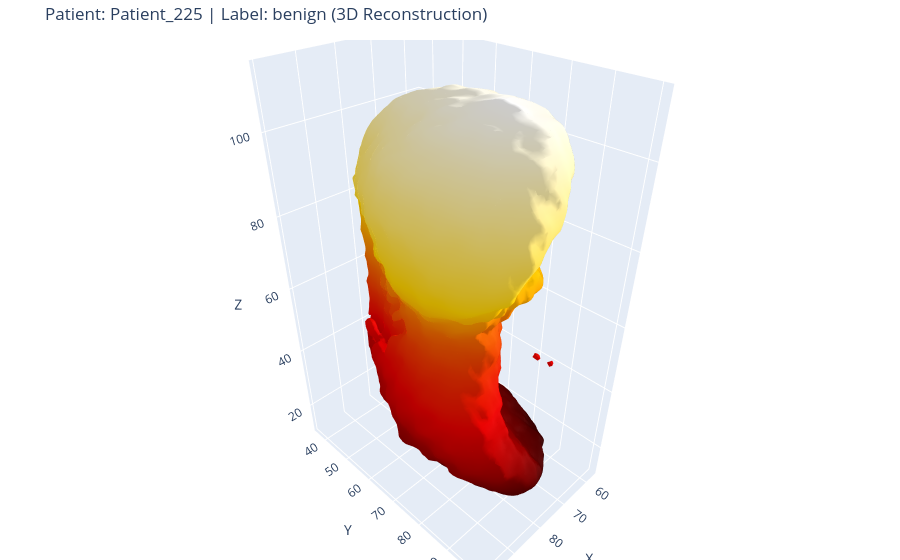
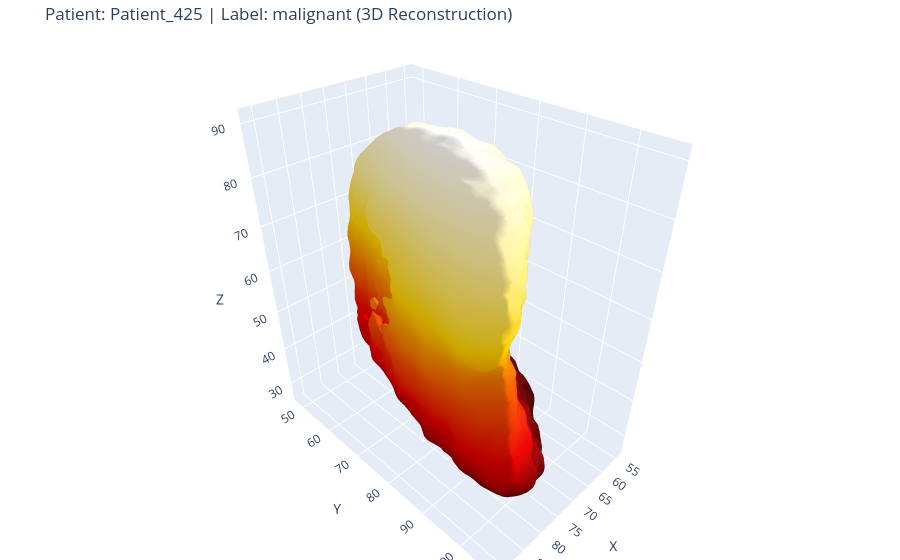
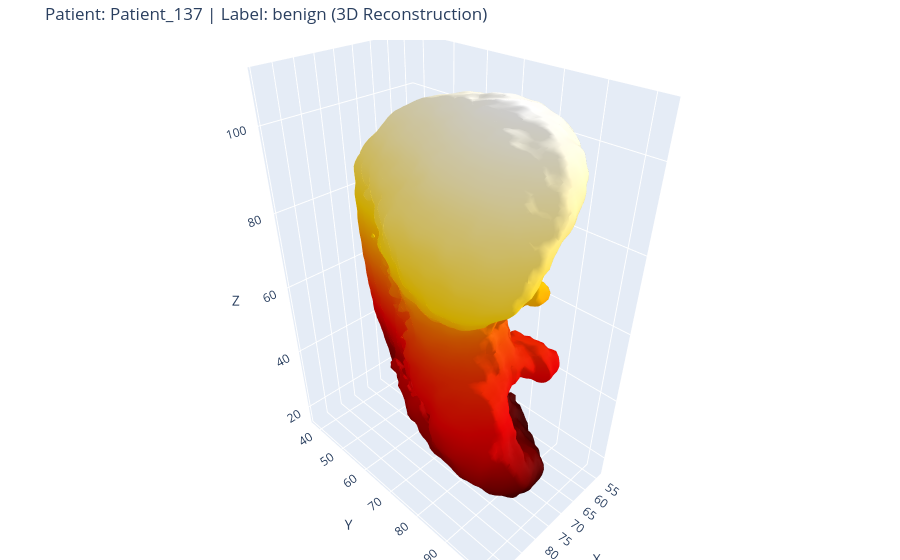
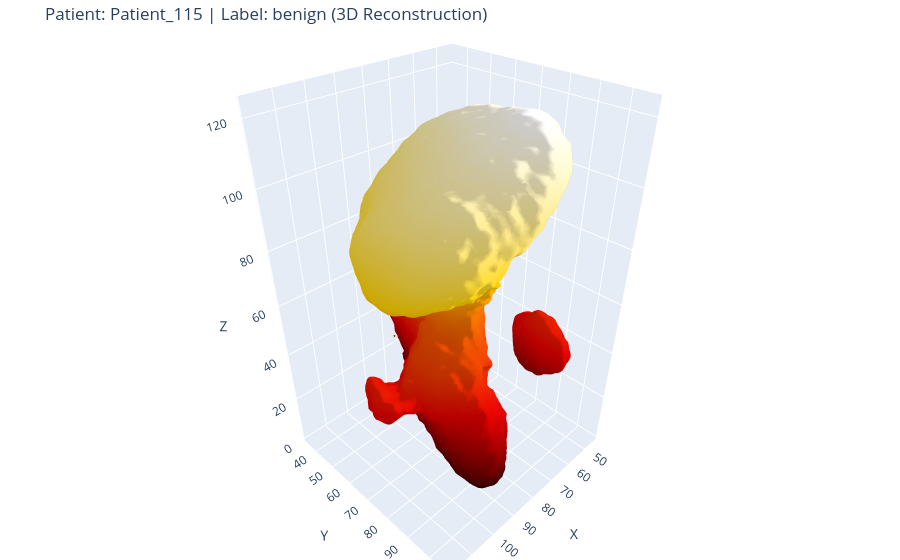

Notebook cell for these charts, in order:
### Markdown cell above
## Post-Training 3D Visualization (Local Laptop)
Run this cell to perform inference using explicit local Windows paths.

### Code cell
# ════════════════════════════════════════════════════════════════
# 3D VISUALIZATION OF RANDOM PATIENTS (SELF-CONTAINED)
# ════════════════════════════════════════════════════════════════
import random
import io
import numpy as np
import cv2
import tifffile
from IPython.display import display, Image
import torch
import torch.nn as nn
from torch.utils.data import Dataset
from pathlib import Path
from dataclasses import dataclass
from typing import Dict
from skimage.measure import marching_cubes
from scipy.ndimage import gaussian_filter
import plotly.graph_objects as go

# ── 1. SELF-CONTAINED DATA UTILITIES ─────────────────────────────────────────
@dataclass
class PatientGroup:
    patient_id: str
    label: str
    views: Dict[str, Path]

def get_view_key(filename):
    n = filename.lower()
    if "right later" in n: return "RL"
    if "right obli"  in n: return "RO"
    if "frontal" in n or "anterior" in n: return "F"
    if "left obliq"  in n: return "LO"
    if "left later"  in n: return "LL"
    return None

def build_patient_groups(tiff_base):
    tb = Path(tiff_base)
    pd_ = {}
    for tp in tb.rglob("*.tiff"):
        parts = tp.relative_to(tb).parts
        if len(parts) < 3: continue
        pid, lab, fn = parts[0], parts[1], parts[-1]
        vk = get_view_key(fn)
        if not vk: continue
        key = (pid, lab)
        if key not in pd_: pd_[key] = {"views": {}}
        pd_[key]["views"][vk] = tp
    groups, skip = [], 0
    for (pid, lab), d in pd_.items():
        if len(d["views"]) == 5:
            groups.append(PatientGroup(pid, lab, d["views"]))
        else:
            skip += 1
    groups.sort(key=lambda g: g.patient_id)
    return groups

class PatientDataset(Dataset):
    def __init__(self, groups, unet, device, img_sz=256):
        self.groups, self.unet, self.device = groups, unet, device
        self.img_sz = img_sz
        self.views = ["RL","RO","F","LO","LL"]
    def __len__(self): return len(self.groups)
    def __getitem__(self, idx):
        g = self.groups[idx]; thermals, masks = [], []
        for v in self.views:
            raw = tifffile.imread(str(g.views[v])).astype(np.float32)
            raw = cv2.resize(raw, (self.img_sz, self.img_sz))
            mn, mx = raw.min(), raw.max()
            norm = (raw - mn) / (mx - mn + 1e-8)
            thermals.append(norm)
            with torch.no_grad():
                inp = torch.tensor(norm).unsqueeze(0).unsqueeze(0).to(self.device)
                m = (torch.sigmoid(self.unet(inp)).squeeze().cpu().numpy() > 0.5).astype(np.float32)
            masks.append(cv2.resize(m, (128,128), interpolation=cv2.INTER_NEAREST))
        return {
            "masks_5ch": torch.tensor(np.stack(masks), dtype=torch.float32),
            "thermals_5ch": torch.tensor(np.stack(thermals), dtype=torch.float32),
            "patient_id": g.patient_id, "label": g.label,
        }

# ── 2. VISUALIZATION EXECUTION ───────────────────────────────────────────────
def visualize_random_patients_local(n=5):
    device = torch.device("cuda" if torch.cuda.is_available() else "cpu")
    print(f"Using device: {device}")
    
    # Corrected Absolute Paths to match the Linux environment / Data directory
    unet_ckpt = r"/mnt/Data1/Peoples/faiz836b/DNP-3DDMR-IR/UNET_Segmentation/breast_segmentation_unet_best_gpu.pth"
    tiff_base = r"/mnt/Data1/Peoples/faiz836b/DNP-3DDMR-IR/data/organized_by_patient"
    
    # Pointing to the NEW anatomically fine-tuned checkpoint
    ckpt_path = Path(r"checkpoints_3d_finetuned/3dbreastnet_finetuned_best.pth")
    
    if not ckpt_path.exists():
        print(f"Error: No trained model found at {ckpt_path}.")
        print("Make sure you have completed the fine-tuning cell first!")
        return
        
    print("Loading checkpoints...")
    
    # Initialize Models (Ensure their definitions are run beforehand)
    unet = UNet().to(device)
    unet.load_state_dict(torch.load(unet_ckpt, map_location=device, weights_only=False))
    unet.eval()
    
    ckpt = torch.load(ckpt_path, map_location=device, weights_only=False)
    enc = Encoder2D().to(device)
    dec = Decoder3D().to(device)
    enc.load_state_dict(ckpt["enc"])
    dec.load_state_dict(ckpt["dec"])
    enc.eval(); dec.eval()
    
    print(f"Loading patient list from {tiff_base}...")
    groups = build_patient_groups(tiff_base)
    if len(groups) == 0: 
        print("No patients found. Check dataset path.")
        return
    
    selected = random.sample(groups, min(n, len(groups)))
    dataset = PatientDataset(selected, unet, device)
    
    print(f"Generating 3D models for {len(selected)} patients...")
    
    for i in range(len(dataset)):
        item = dataset[i]
        pid, label = item["patient_id"], item["label"]
        m5 = item["masks_5ch"].unsqueeze(0).to(device)
        
        with torch.no_grad(), torch.amp.autocast("cuda", enabled=torch.cuda.is_available()):
            vol = dec(enc(m5))
            
        # Ensure we convert any mixed-precision output to float32 before NumPy/SciPy
        vol = vol.float()
        vol_np = vol[0, 0].cpu().numpy()
        
        # Apply a mild gaussian filter to smooth out any voxel staircasing before meshing
        vol_np = gaussian_filter(vol_np, sigma=1.0)
        
        try:
            verts, faces, normals, values = marching_cubes(vol_np, level=0.015) #marching cubes value can be adjusted for better mesh quality
            fig = go.Figure(data=[
                go.Mesh3d(
                    x=verts[:, 0], y=verts[:, 1], z=verts[:, 2],
                    i=faces[:, 0], j=faces[:, 1], k=faces[:, 2],
                    colorscale='Hot',
                    intensity=verts[:, 2],
                    showscale=False
                )
            ])
            fig.update_layout(
                title=f"Patient: {pid} | Label: {label} (3D Reconstruction)",
                scene=dict(
                    xaxis_title='X', yaxis_title='Y', zaxis_title='Z',
                    aspectmode='data'
                ),
                margin=dict(l=0, r=0, b=0, t=40)
            )
            fig.show()
        except ValueError:
            print(f"Could not generate 3D mesh for {pid} (volume might be empty).")

# Run it!
visualize_random_patients_local(n=5)

### Figure 1 — Plotly figure (JSON) as saved in the notebook; plotly's stock layout.template omitted (floating-point values rounded to 4 significant figures; data arrays with more than 128 entries replaced by an {"elided": "..."} marker saying what was removed)
{"data": [{"colorscale": [[0, "rgb(0,0,0)"], [0.3333, "rgb(230,0,0)"], [0.6667, "rgb(255,210,0)"], [1, "rgb(255,255,255)"]], "i": {"elided": "48580 int values"}, "intensity": {"elided": "24306 float values"}, "j": {"elided": "48580 int values"}, "k": {"elided": "48580 int values"}, "showscale": false, "type": "mesh3d", "x": {"elided": "24306 float values"}, "y": {"elided": "24306 float values"}, "z": {"elided": "24306 float values"}}], "layout": {"margin": {"b": 0, "l": 0, "r": 0, "t": 40}, "scene": {"aspectmode": "data", "xaxis": {"title": {"text": "X"}}, "yaxis": {"title": {"text": "Y"}}, "zaxis": {"title": {"text": "Z"}}}, "title": {"text": "Patient: Patient_225 | Label: benign (3D Reconstruction)"}}}

### Figure 2 — Plotly figure (JSON) as saved in the notebook; plotly's stock layout.template omitted (floating-point values rounded to 4 significant figures; data arrays with more than 128 entries replaced by an {"elided": "..."} marker saying what was removed)
{"data": [{"colorscale": [[0, "rgb(0,0,0)"], [0.3333, "rgb(230,0,0)"], [0.6667, "rgb(255,210,0)"], [1, "rgb(255,255,255)"]], "i": {"elided": "27964 int values"}, "intensity": {"elided": "13984 float values"}, "j": {"elided": "27964 int values"}, "k": {"elided": "27964 int values"}, "showscale": false, "type": "mesh3d", "x": {"elided": "13984 float values"}, "y": {"elided": "13984 float values"}, "z": {"elided": "13984 float values"}}], "layout": {"margin": {"b": 0, "l": 0, "r": 0, "t": 40}, "scene": {"aspectmode": "data", "xaxis": {"title": {"text": "X"}}, "yaxis": {"title": {"text": "Y"}}, "zaxis": {"title": {"text": "Z"}}}, "title": {"text": "Patient: Patient_425 | Label: malignant (3D Reconstruction)"}}}

### Figure 3 — Plotly figure (JSON) as saved in the notebook; plotly's stock layout.template omitted (floating-point values rounded to 4 significant figures; data arrays with more than 128 entries replaced by an {"elided": "..."} marker saying what was removed)
{"data": [{"colorscale": [[0, "rgb(0,0,0)"], [0.3333, "rgb(230,0,0)"], [0.6667, "rgb(255,210,0)"], [1, "rgb(255,255,255)"]], "i": {"elided": "45358 int values"}, "intensity": {"elided": "22679 float values"}, "j": {"elided": "45358 int values"}, "k": {"elided": "45358 int values"}, "showscale": false, "type": "mesh3d", "x": {"elided": "22679 float values"}, "y": {"elided": "22679 float values"}, "z": {"elided": "22679 float values"}}], "layout": {"margin": {"b": 0, "l": 0, "r": 0, "t": 40}, "scene": {"aspectmode": "data", "xaxis": {"title": {"text": "X"}}, "yaxis": {"title": {"text": "Y"}}, "zaxis": {"title": {"text": "Z"}}}, "title": {"text": "Patient: Patient_137 | Label: benign (3D Reconstruction)"}}}

### Figure 4 — Plotly figure (JSON) as saved in the notebook; plotly's stock layout.template omitted (floating-point values rounded to 4 significant figures; data arrays with more than 128 entries replaced by an {"elided": "..."} marker saying what was removed)
{"data": [{"colorscale": [[0, "rgb(0,0,0)"], [0.3333, "rgb(230,0,0)"], [0.6667, "rgb(255,210,0)"], [1, "rgb(255,255,255)"]], "i": {"elided": "76870 int values"}, "intensity": {"elided": "38441 float values"}, "j": {"elided": "76870 int values"}, "k": {"elided": "76870 int values"}, "showscale": false, "type": "mesh3d", "x": {"elided": "38441 float values"}, "y": {"elided": "38441 float values"}, "z": {"elided": "38441 float values"}}], "layout": {"margin": {"b": 0, "l": 0, "r": 0, "t": 40}, "scene": {"aspectmode": "data", "xaxis": {"title": {"text": "X"}}, "yaxis": {"title": {"text": "Y"}}, "zaxis": {"title": {"text": "Z"}}}, "title": {"text": "Patient: Patient_115 | Label: benign (3D Reconstruction)"}}}
